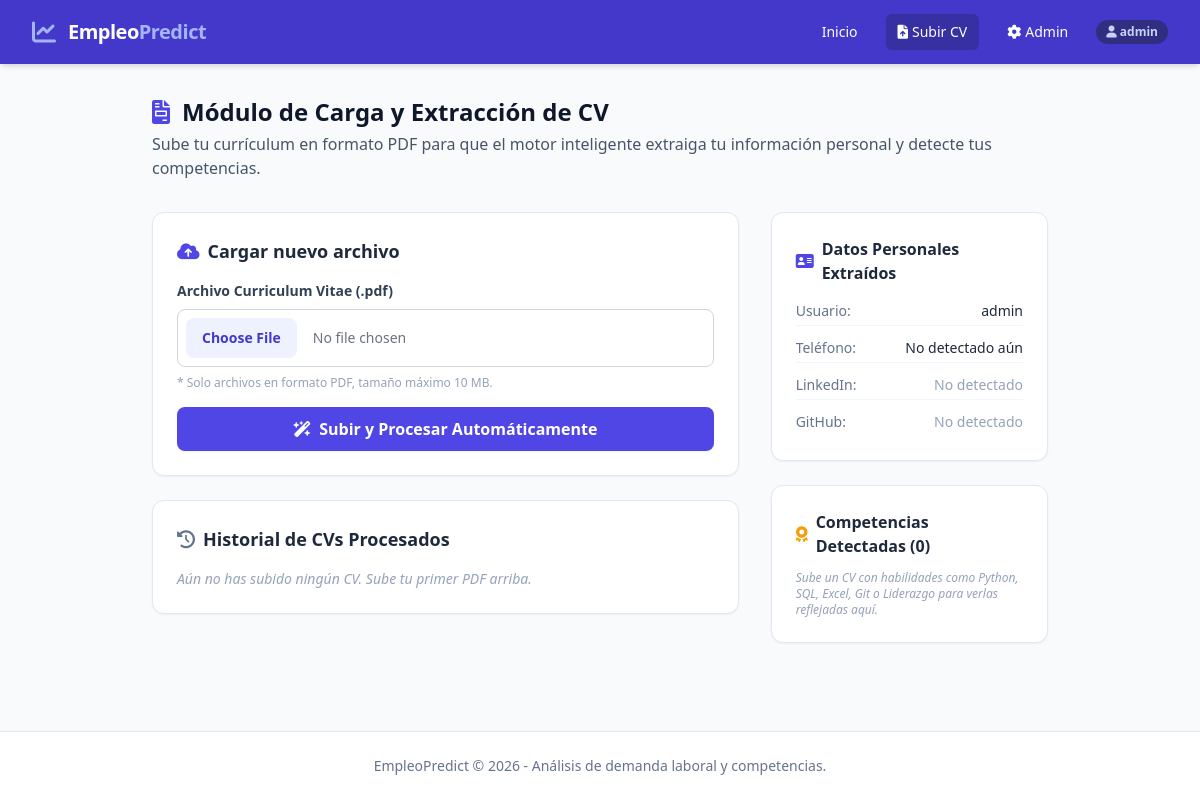
Before: /subir-cv/ (signed in) with the older database file.
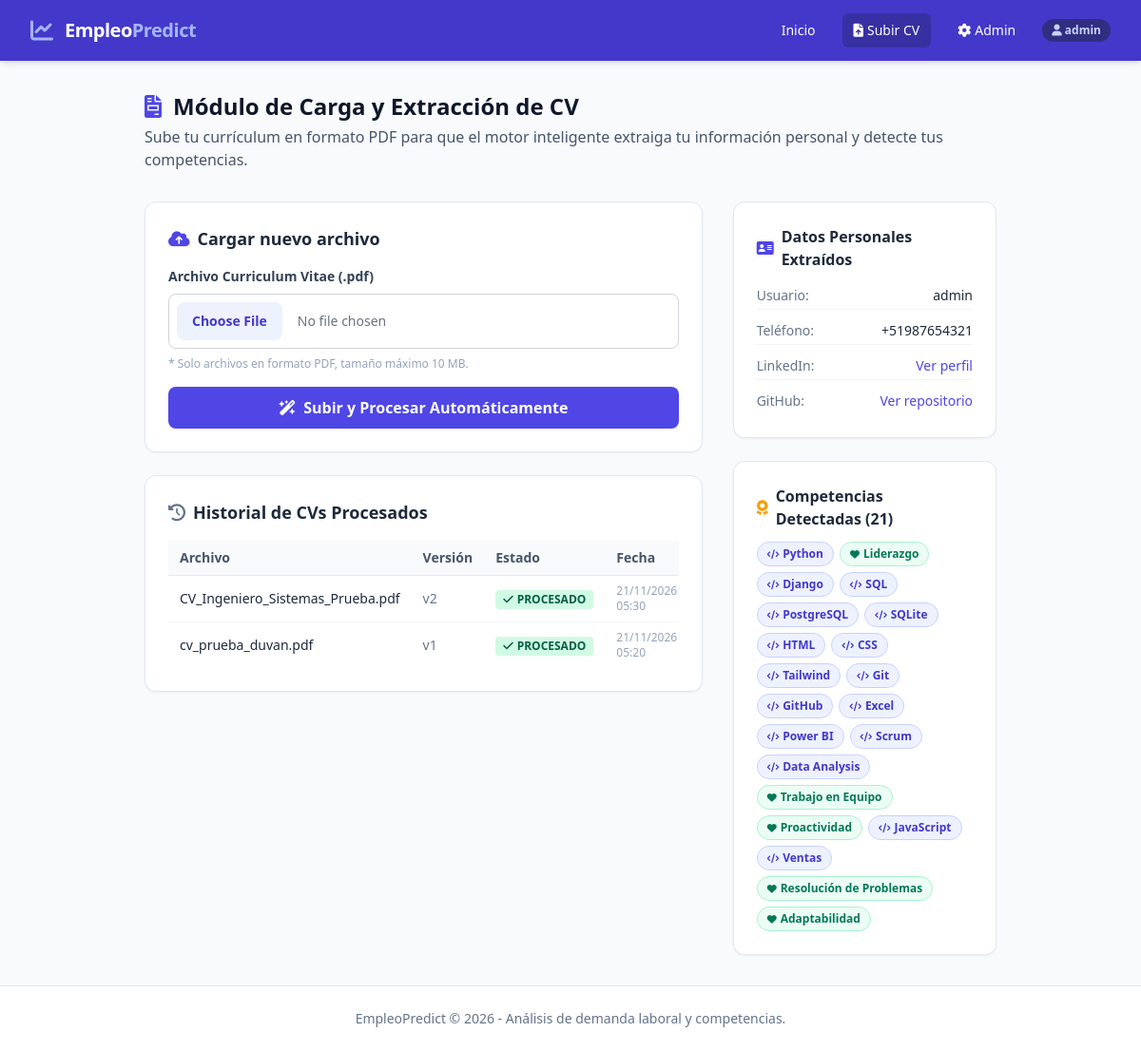
After: the same page with the newer database file.
### core/models.py (models this page shows, shortened)
class DatosPersonales(models.Model):
    usuario = models.OneToOneField(User, on_delete=models.CASCADE, related_name='datos_personales')
    nombres = models.CharField(max_length=100)
    apellidos = models.CharField(max_length=100)
    fecha_nacimiento = models.DateField(null=True, blank=True)
    telefono = models.CharField(max_length=20, blank=True)
    pais = models.CharField(max_length=80, blank=True)
    departamento = models.CharField(max_length=100, blank=True)
    ciudad = models.CharField(max_length=100, blank=True)
    linkedin_url = models.URLField(blank=True, null=True)
    github_url = models.URLField(blank=True, null=True)
    portafolio_url = models.URLField(blank=True, null=True)

class DocumentoCV(models.Model):
    ESTADO_CHOICES = [
        ('PENDIENTE', 'Pendiente'),
        ('PROCESADO', 'Procesado'),
        ('ERROR', 'Error'),
    ]
    usuario = models.ForeignKey(User, on_delete=models.CASCADE, related_name='documentos_cv')
    nombre_archivo = models.CharField(max_length=255)
    archivo = models.FileField(upload_to='cvs/')
    fecha_subida = models.DateTimeField(auto_now_add=True)
    estado_procesamiento = models.CharField(max_length=30, choices=ESTADO_CHOICES, default='PENDIENTE')
    texto_extraido = models.TextField(blank=True, null=True)
    version = models.IntegerField(default=1)

class UsuarioCompetencia(models.Model):
    NIVEL_CHOICES = [
        ('BASICO', 'Básico'),
        ('INTERMEDIO', 'Intermedio'),
        ('AVANZADO', 'Avanzado'),
    ]
    usuario = models.ForeignKey(User, on_delete=models.CASCADE, related_name='competencias')
    competencia = models.ForeignKey(Competencia, on_delete=models.CASCADE)
    nivel = models.CharField(max_length=20, choices=NIVEL_CHOICES, default='BASICO')
    anios_experiencia = models.DecimalField(max_digits=4, decimal_places=1, null=True, blank=True)
    evidencia = models.TextField(blank=True) # Ej: "Certificado de Python"
    class Meta:
        unique_together = ('usuario', 'competencia') # No duplicar habilidades

class Competencia(models.Model):
    TIPO_CHOICES = [
        ('TECNICA', 'Técnica / Hard Skill'),
        ('BLANDA', 'Blanda / Soft Skill'),
    ]
    nombre = models.CharField(max_length=120, unique=True)
    tipo = models.CharField(max_length=20, choices=TIPO_CHOICES)
    categoria = models.CharField(max_length=100, blank=True, null=True) # Tecnología, Salud, Gastronomía...
    descripcion = models.TextField(blank=True, null=True)

### core/views.py (the view)
# urls.py: path('subir-cv/', views.subir_cv_view, name='subir_cv'),
@login_required
def subir_cv_view(request):
    documentos_previos = DocumentoCV.objects.filter(usuario=request.user).order_by('-fecha_subida')
    competencias_usuario = UsuarioCompetencia.objects.filter(usuario=request.user).select_related('competencia')
    datos_personales, _ = DatosPersonales.objects.get_or_create(usuario=request.user)
    if request.method == 'POST':
        form = SubirCVForm(request.POST, request.FILES)
        if form.is_valid():
            nuevo_cv = form.save(commit=False)
            nuevo_cv.usuario = request.user
            nuevo_cv.nombre_archivo = request.FILES['archivo'].name
            nuevo_cv.estado_procesamiento = 'PENDIENTE'
            if documentos_previos.exists():
                nuevo_cv.version = documentos_previos.first().version + 1
            else:
                nuevo_cv.version = 1
            nuevo_cv.save()
            exito, mensaje = procesar_cv(nuevo_cv)
            if exito:
                messages.success(request, mensaje)
            else:
                messages.error(request, mensaje)
            return redirect('subir_cv')
    else:
        form = SubirCVForm()
    context = {
        'form': form,
        'documentos': documentos_previos,
        'competencias': competencias_usuario,
        'datos_personales': datos_personales,
    }
    return render(request, 'core/subir_cv.html', context)

### core/forms.py (shortened to what this page needs)
class SubirCVForm(forms.ModelForm):
    class Meta:
        model = DocumentoCV
        fields = ['archivo']
        labels = {
            'archivo': 'Selecciona tu archivo de Curriculum Vitae (Formato PDF)'
        }
        widgets = {
            'archivo': forms.FileInput(attrs={
                'class': 'block w-full text-sm text-gray-500 file:mr-4 file:py-2.5 file:px-4 file:rounded-lg file:border-0 file:text-sm file:font-semibold file:bg-indigo-50 file:text-indigo-700 hover:file:bg-indigo-100 cursor-pointer border border-gray-300 rounded-lg p-2 bg-white',
                'accept': '.pdf'
            })
        }

### templates/core/subir_cv.html (shortened to what this page needs)
{% extends 'base.html' %}
{% block content %}
<div class="max-w-4xl mx-auto">
    <div class="mb-8">
        <h1 class="text-2xl font-bold text-slate-900 flex items-center space-x-3">
            <i class="fa-solid fa-file-invoice text-indigo-600"></i>
            <span>Módulo de Carga y Extracción de CV</span>
        </h1>
        <p class="text-slate-600 mt-1">
            Sube tu currículum en formato PDF para que el motor inteligente extraiga tu información personal y detecte tus competencias.
        </p>
    </div>
    <div class="grid grid-cols-1 lg:grid-cols-3 gap-8">
        <div class="lg:col-span-2 space-y-6">
            <div class="bg-white rounded-xl border border-slate-200 shadow-sm p-6">
                <h2 class="text-lg font-bold text-slate-800 mb-4 flex items-center space-x-2">
                    <i class="fa-solid fa-cloud-arrow-up text-indigo-600"></i>
                    <span>Cargar nuevo archivo</span>
                </h2>
                <form method="POST" enctype="multipart/form-data" class="space-y-4">
                    <div>
                        <label class="block text-sm font-semibold text-slate-700 mb-2">
                            Archivo Curriculum Vitae (.pdf)
                        </label>
                        {{ form.archivo }}
                        <p class="text-xs text-slate-400 mt-2">
                            * Solo archivos en formato PDF, tamaño máximo 10 MB.
                        </p>
                    </div>
                    <button type="submit" class="w-full bg-indigo-600 hover:bg-indigo-700 text-white font-semibold py-2.5 px-4 rounded-lg shadow-sm transition flex items-center justify-center space-x-2">
                        <i class="fa-solid fa-wand-magic-sparkles"></i>
                        <span>Subir y Procesar Automáticamente</span>
                    </button>
                </form>
            </div>
            <div class="bg-white rounded-xl border border-slate-200 shadow-sm p-6">
                <h2 class="text-lg font-bold text-slate-800 mb-4 flex items-center space-x-2">
                    <i class="fa-solid fa-clock-rotate-left text-slate-500"></i>
                    <span>Historial de CVs Procesados</span>
                </h2>
                {% if documentos %}
                    <div class="overflow-x-auto">
                        <table class="min-w-full divide-y divide-slate-200 text-sm">
                            <thead class="bg-slate-50">
                                <tr>
                                    <th class="px-3 py-2 text-left font-semibold text-slate-600">Archivo</th>
                                    <th class="px-3 py-2 text-left font-semibold text-slate-600">Versión</th>
                                    <th class="px-3 py-2 text-left font-semibold text-slate-600">Estado</th>
                                    <th class="px-3 py-2 text-left font-semibold text-slate-600">Fecha</th>
                                </tr>
                            </thead>
                            <tbody class="divide-y divide-slate-100">
                                {% for doc in documentos %}
                                <tr>
                                    <td class="px-3 py-2 font-medium text-slate-800">{{ doc.nombre_archivo }}</td>
                                    <td class="px-3 py-2 text-slate-500">v{{ doc.version }}</td>
                                    <td class="px-3 py-2">
                                        {% if doc.estado_procesamiento == 'PROCESADO' %}
                                            <span class="inline-flex items-center px-2 py-0.5 rounded text-xs font-semibold bg-emerald-100 text-emerald-800">
                                                <i class="fa-solid fa-check mr-1"></i> PROCESADO
                                            </span>
                                        {% elif doc.estado_procesamiento == 'PENDIENTE' %}
                                            <span class="inline-flex items-center px-2 py-0.5 rounded text-xs font-semibold bg-amber-100 text-amber-800">
                                                <i class="fa-solid fa-clock mr-1"></i> PENDIENTE
                                            </span>
                                        {% else %}
                                            <span class="inline-flex items-center px-2 py-0.5 rounded text-xs font-semibold bg-rose-100 text-rose-800">
                                                <i class="fa-solid fa-xmark mr-1"></i> ERROR
                                            </span>
                                        {% endif %}
                                    </td>
                                    <td class="px-3 py-2 text-slate-400 text-xs">{{ doc.fecha_subida|date:"d/m/Y H:i" }}</td>
                                </tr>
                                {% endfor %}
                            </tbody>
                        </table>
                    </div>
                {% else %}
                    <p class="text-sm text-slate-400 italic">Aún no has subido ningún CV. Sube tu primer PDF arriba.</p>
                {% endif %}
            </div>
        </div>
        <div class="space-y-6">
            <div class="bg-white rounded-xl border border-slate-200 shadow-sm p-6">
                <h3 class="text-base font-bold text-slate-800 mb-3 flex items-center space-x-2">
                    <i class="fa-solid fa-address-card text-indigo-600"></i>
                    <span>Datos Personales Extraídos</span>
                </h3>
                <div class="space-y-2 text-sm">
                    <div class="flex items-center justify-between py-1 border-b border-slate-100">
                        <span class="text-slate-500">Usuario:</span>
                        <span class="font-medium text-slate-800">{{ user.username }}</span>
                    </div>
                    <div class="flex items-center justify-between py-1 border-b border-slate-100">
                        <span class="text-slate-500">Teléfono:</span>
                        <span class="font-medium text-slate-800">
                            {{ datos_personales.telefono|default:"No detectado aún" }}
                        </span>
                    </div>
                    <div class="flex items-center justify-between py-1 border-b border-slate-100">
                        <span class="text-slate-500">LinkedIn:</span>
                        <span class="font-medium text-slate-800 truncate max-w-[150px]">
                            {% if datos_personales.linkedin_url %}
                                <a href="{{ datos_personales.linkedin_url }}" target="_blank" class="text-indigo-600 hover:underline">Ver perfil</a>
                            {% else %}
                                <span class="text-slate-400">No detectado</span>
                            {% endif %}
                        </span>
                    </div>
                    <div class="flex items-center justify-between py-1">
                        <span class="text-slate-500">GitHub:</span>
                        <span class="font-medium text-slate-800 truncate max-w-[150px]">
                            {% if datos_personales.github_url %}
                                <a href="{{ datos_personales.github_url }}" target="_blank" class="text-indigo-600 hover:underline">Ver repositorio</a>
                            {% else %}
                                <span class="text-slate-400">No detectado</span>
                            {% endif %}
                        </span>
                    </div>
                </div>
            </div>
            <div class="bg-white rounded-xl border border-slate-200 shadow-sm p-6">
                <h3 class="text-base font-bold text-slate-800 mb-3 flex items-center space-x-2">
                    <i class="fa-solid fa-award text-amber-500"></i>
                    <span>Competencias Detectadas ({{ competencias.count }})</span>
                </h3>
                {% if competencias %}
                    <div class="flex flex-wrap gap-1.5 mt-2">
                        {% for uc in competencias %}
                            <span class="inline-flex items-center px-2.5 py-1 rounded-full text-xs font-semibold
                                {% if uc.competencia.tipo == 'TECNICA' %}
                                    bg-indigo-50 text-indigo-700 border border-indigo-200
                                {% else %}
                                    bg-emerald-50 text-emerald-700 border border-emerald-200
                                {% endif %}">
                                {% if uc.competencia.tipo == 'TECNICA' %}
                                    <i class="fa-solid fa-code mr-1 text-[10px]"></i>
                                {% else %}
                                    <i class="fa-solid fa-heart mr-1 text-[10px]"></i>
                                {% endif %}
                                {{ uc.competencia.nombre }}
                            </span>
                        {% endfor %}
                    </div>
                {% else %}
                    <p class="text-xs text-slate-400 italic">
                        Sube un CV con habilidades como Python, SQL, Excel, Git o Liderazgo para verlas reflejadas aquí.
                    </p>
                {% endif %}
            </div>
        </div>
    </div>
</div>
{% endblock %}

### templates/base.html (shortened to what this page needs)
<!DOCTYPE html>
<html lang="es">
<head>
    <script src="https://cdn.tailwindcss.com"></script>
    <link href="https://cdnjs.cloudflare.com/ajax/libs/font-awesome/6.0.0/css/all.min.css" rel="stylesheet">
</head>
<body class="bg-slate-50 text-slate-800 min-h-screen flex flex-col font-sans">
    <nav class="bg-indigo-700 text-white shadow-md">
        <div class="max-w-7xl mx-auto px-4 sm:px-6 lg:px-8">
            <div class="flex justify-between h-16">
                <div class="flex items-center space-x-3">
                    <i class="fa-solid fa-chart-line text-2xl text-indigo-300"></i>
                    <a href="{% url 'inicio' %}" class="text-xl font-bold tracking-tight hover:text-indigo-200">
                        Empleo<span class="text-indigo-300">Predict</span>
                    </a>
                </div>
                <div class="flex items-center space-x-4">
                    <a href="{% url 'inicio' %}" class="px-3 py-2 rounded-md text-sm font-medium hover:bg-indigo-600 transition">Inicio</a>
                    <a href="{% url 'subir_cv' %}" class="px-3 py-2 rounded-md text-sm font-medium bg-indigo-800 hover:bg-indigo-900 transition flex items-center space-x-1">
                        <i class="fa-solid fa-file-arrow-up"></i>
                        <span>Subir CV</span>
                    </a>
                    <a href="/admin/" class="px-3 py-2 rounded-md text-sm font-medium hover:bg-indigo-600 transition flex items-center space-x-1">
                        <i class="fa-solid fa-gear"></i>
                        <span>Admin</span>
                    </a>
                    {% if user.is_authenticated %}
                        <span class="text-xs bg-indigo-900 text-indigo-200 px-2.5 py-1 rounded-full font-semibold">
                            <i class="fa-solid fa-user"></i> {{ user.username }}
                        </span>
                    {% endif %}
                </div>
            </div>
        </div>
    </nav>
    <main class="flex-grow max-w-7xl w-full mx-auto px-4 sm:px-6 lg:px-8 py-8">
        {% block content %}{% endblock %}
    </main>
    <footer class="bg-white border-t border-slate-200 py-6 text-center text-sm text-slate-500">
        <p>EmpleoPredict &copy; 2026 - Análisis de demanda laboral y competencias.</p>
    </footer>
</body>
</html>

Changed rows visible on the page:
added DocumentoCV: nombre_archivo "CV_Ingeniero_Sistemas_Prueba.pdf", version "2", estado_procesamiento "PROCESADO" (drawn), fecha_subida "21/11/2026 05:30"
added DocumentoCV: nombre_archivo "cv_prueba_duvan.pdf", version "1", estado_procesamiento "PROCESADO" (drawn), fecha_subida "21/11/2026 05:20"
changed DatosPersonales: telefono "No detectado aún" → "+51987654321"
added UsuarioCompetencia: competencia.nombre "Python"
added UsuarioCompetencia: competencia.nombre "Liderazgo"
added UsuarioCompetencia: competencia.nombre "Django"
added UsuarioCompetencia: competencia.nombre "SQL"
added UsuarioCompetencia: competencia.nombre "PostgreSQL"
added UsuarioCompetencia: competencia.nombre "SQLite"
added UsuarioCompetencia: competencia.nombre "HTML"
added UsuarioCompetencia: competencia.nombre "CSS"
added UsuarioCompetencia: competencia.nombre "Tailwind"
added UsuarioCompetencia: competencia.nombre "Git"
added UsuarioCompetencia: competencia.nombre "GitHub"
added UsuarioCompetencia: competencia.nombre "Excel"
added UsuarioCompetencia: competencia.nombre "Power BI"
added UsuarioCompetencia: competencia.nombre "Scrum"
added UsuarioCompetencia: competencia.nombre "Data Analysis"
added UsuarioCompetencia: competencia.nombre "Trabajo en Equipo"
added UsuarioCompetencia: competencia.nombre "Proactividad"
added UsuarioCompetencia: competencia.nombre "JavaScript"
added UsuarioCompetencia: competencia.nombre "Ventas"
added UsuarioCompetencia: competencia.nombre "Resolución de Problemas"
added UsuarioCompetencia: competencia.nombre "Adaptabilidad"
Other visible differences:
{{ competencias.count }}: "0" → "21"
text no longer shown: "Aún no has subido ningún CV. Sube tu primer PDF arriba. No detectado No detectado Sube un CV con habilidades como Python, SQL, Excel, Git o Liderazgo para verlas reflejadas aquí."
text now shown: "Archivo Versión Estado Fecha Ver perfil Ver repositorio"
